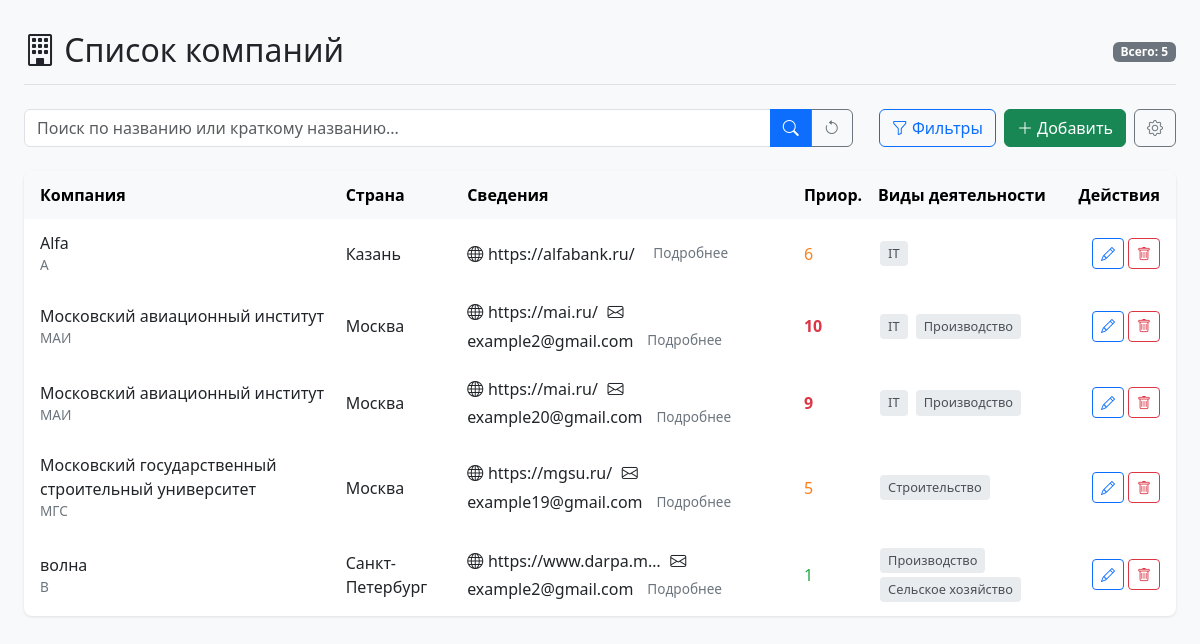
The app's page /, older data.
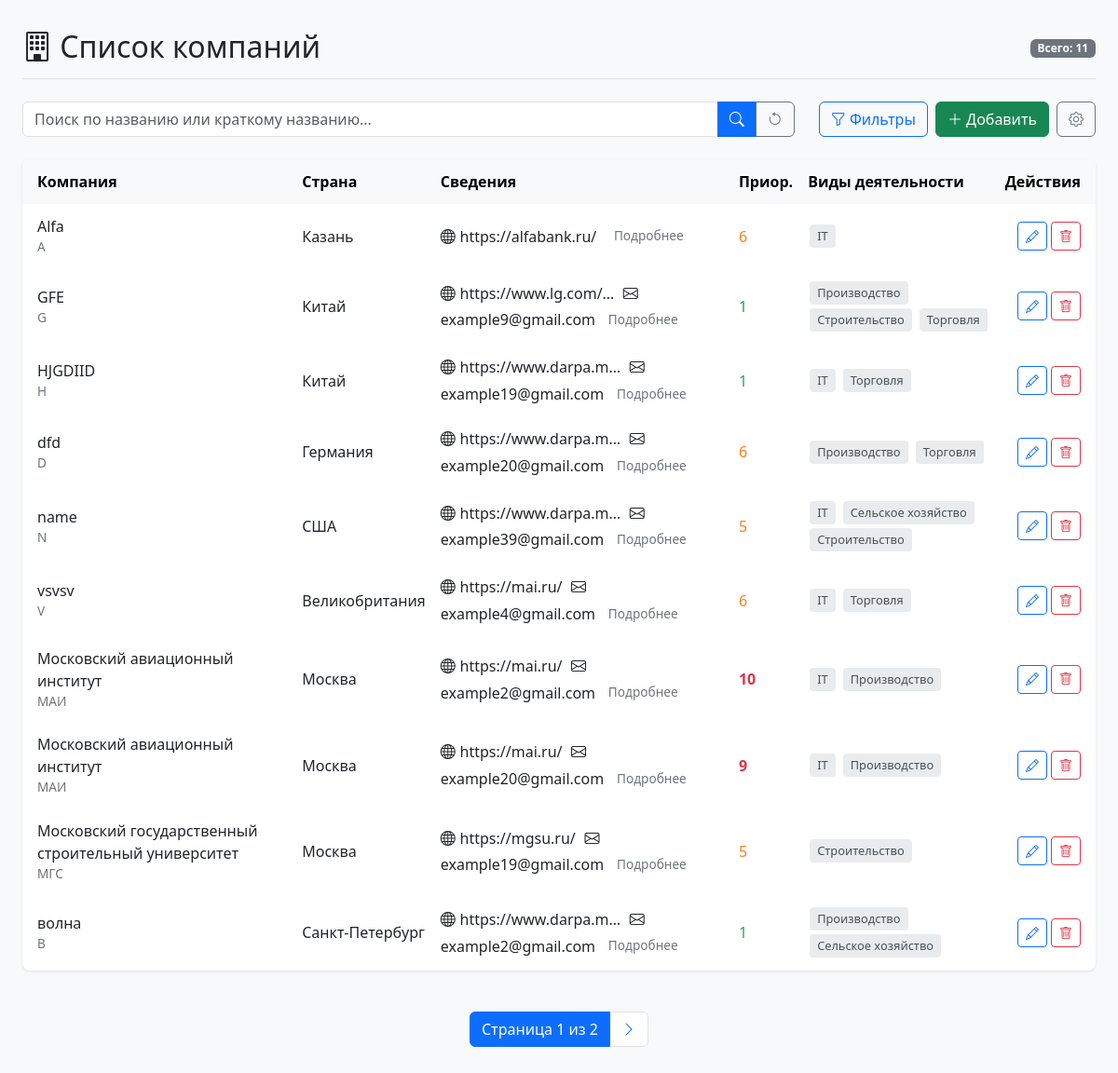
The same page, newer data.
### newapp/models.py (models this page shows, shortened)
class Company(models.Model):
    REGION_CHOICES = [
        ('Россия', 'Россия'),
        ('Франция', 'Франция'),
        ('Германия', 'Германия'),
        ('США', 'США'),
        ('Китай', 'Китай'),
        ('Япония', 'Япония'),
        ('Великобритания', 'Великобритания'),
        ('Италия', 'Италия'),
        ('Испания', 'Испания'),
        ('Канада', 'Канада'),
    ]
    name = models.CharField("Название", max_length=255, unique=True)
    short_name = models.CharField("Краткое название", max_length=50, blank=True, unique=True)
    region = models.CharField("Страна", max_length=100, choices=REGION_CHOICES)
    priority = models.IntegerField(
        "Приоритет",
        default=1,
        validators=[MinValueValidator(1), MaxValueValidator(10)]
    )
    website = models.URLField("Ссылка на сайт", blank=True)
    email = models.EmailField("Email", blank=True)
    activity_themes = models.ManyToManyField(
        ActivityTheme,
        verbose_name="Виды деятельности",
        blank=True
    )
    additional_contacts = models.TextField(
        "Доп. сведения",
        blank=True,
        help_text="Формат: Тип:значение (например, Telegram:@example)"
    )
    class Meta:
        verbose_name = "Компания"
        verbose_name_plural = "Компании"
        ordering = ['name']

class ActivityTheme(models.Model):
    name = models.CharField("Название вида деятельности", max_length=100, unique=True)
    class Meta:
        verbose_name = "Вид деятельности"
        verbose_name_plural = "Виды деятельности"
        ordering = ['name']

### newapp/views.py (the view)
# urls.py: path('', views.company_list, name='company_list'),
def company_list(request):
    search_query = request.GET.get('q', '')
    priority_filter = request.GET.get('priority', '')
    region_filter = request.GET.get('region', '')
    activity_filters = request.GET.getlist('activity')
    companies = Company.objects.all().distinct()
    all_activities = ActivityTheme.objects.all().order_by('name')
    if search_query:
        companies = companies.filter(
            Q(name__icontains=search_query) |
            Q(short_name__icontains=search_query)
        )
    if priority_filter and priority_filter.isdigit() and 1 <= int(priority_filter) <= 10:
        companies = companies.filter(priority=int(priority_filter))
    if region_filter:
        companies = companies.filter(region=region_filter)
    if activity_filters:
        companies = companies.filter(activity_themes__id__in=activity_filters).distinct()
    paginator = Paginator(companies, 10)
    page_number = request.GET.get('page')
    page_obj = paginator.get_page(page_number)
    return render(request, 'company_list.html', {
        'page_obj': page_obj,
        'search_query': search_query,
        'priority_filter': priority_filter,
        'region_filter': region_filter,
        'activity_filters': [int(a) for a in activity_filters],
        'regions': Company.REGION_CHOICES,
        'priority_range': range(1, 11),
        'all_activities': all_activities,
    })

### newapp/templates/company_list.html (shortened to what this page needs)
{% load static %}
<!DOCTYPE html>
<html>
<head>
    <link href="https://cdn.jsdelivr.net/npm/bootstrap@5.3.0/dist/css/bootstrap.min.css" rel="stylesheet">
    <link rel="stylesheet" href="{% static 'company_list/styles.css' %}">
    <link rel="stylesheet" href="https://cdn.jsdelivr.net/npm/bootstrap-icons@1.8.0/font/bootstrap-icons.css">
</head>
<body>
    <div class="container-fluid px-4 py-3">
        <div class="header-container mb-4">
            <a href="{% url 'company_list' %}" class="header-link">
                <h2 class="m-0"><i class="bi bi-building"></i> Список компаний</h2>
            </a>
            <div class="company-count">
                <span class="badge bg-secondary">Всего: {{ page_obj.paginator.count }}</span>
            </div>
        </div>
        <div class="controls-container mb-4">
            <form method="get" action="{% url 'company_list' %}" class="search-form flex-grow-1 me-3">
                <div class="input-group">
                    <input type="text" name="q" class="form-control"
                           placeholder="Поиск по названию или краткому названию..."
                           value="{{ search_query }}">
                    <button type="submit" class="btn btn-primary">
                        <i class="bi bi-search"></i>
                    </button>
                    <a href="?" class="btn btn-outline-secondary">
                        <i class="bi bi-arrow-counterclockwise"></i>
                    </a>
                </div>
            </form>
            <div class="buttons-container">
                <button class="btn btn-outline-primary me-2" data-bs-toggle="modal" data-bs-target="#filterModal">
                    <i class="bi bi-funnel"></i> Фильтры
                </button>
                <a href="{% url 'company_create' %}" class="btn btn-success">
                    <i class="bi bi-plus-lg"></i> Добавить
                </a>
                <a href="/admin/" class="btn btn-outline-secondary ms-2">
                    <i class="bi bi-gear"></i>
                </a>
            </div>
        </div>
        <div class="table-container mb-4">
            <table class="company-table w-100">
                <thead>
                    <tr class="table-light">
                        <th class="ps-3">Компания</th>
                        <th>Страна</th>
                        <th>Сведения</th>
                        <th>Приор.</th>
                        <th>Виды деятельности</th>
                        <th class="pe-3">Действия</th>
                    </tr>
                </thead>
                <tbody>
                    {% for company in page_obj %}
                    <tr>
                        <td class="ps-3">
                            <div class="company-name">{{ company.name }}</div>
                            <div class="company-shortname">
                                {% if company.short_name %}
                                    {{ company.short_name }}
                                {% else %}
                                    <span class="text-muted">Не указано</span>
                                {% endif %}
                            </div>
                        </td>
                        <td>{{ company.get_region_display }}</td>
                        <td>
                            <div class="collapsed-contacts">
                                {% if company.website %}
                                    <i class="bi bi-globe"></i> <span>{{ company.website|truncatechars:20 }}</span><br>
                                {% endif %}
                                {% if company.email %}
                                    <i class="bi bi-envelope"></i> {{ company.email|truncatechars:20 }}
                                {% endif %}
                                <button class="btn btn-link p-0 ms-2 details-btn"
                                        data-bs-toggle="modal"
                                        data-bs-target="#contactsModal"
                                        data-website="{% if company.website %}{{ company.website }}{% endif %}"
                                        data-email="{% if company.email %}{{ company.email }}{% endif %}"
                                        data-additional="{% if company.additional_contacts %}{{ company.additional_contacts }}{% endif %}">
                                    Подробнее
                                </button>
                            </div>
                        </td>
                        <td>
                            <span class="{% if company.priority >= 7 %}priority-high{% elif company.priority >= 4 %}priority-medium{% else %}priority-low{% endif %}">
                                {{ company.priority }}
                            </span>
                        </td>
                        <td>
                            {% for activity in company.activity_themes.all %}
                                <span class="activity-badge">
                                    {{ activity.name }}
                                </span>
                            {% empty %}
                                <span class="text-muted">—</span>
                            {% endfor %}
                        </td>
                        <td class="pe-3">
                            <div class="action-buttons">
                                <a href="{% url 'company_edit' company.pk %}" class="btn btn-sm btn-outline-primary"
                                   title="Редактировать">
                                    <i class="bi bi-pencil"></i>
                                </a>
                                <a href="{% url 'company_delete' company.pk %}" class="btn btn-sm btn-outline-danger ms-1"
                                   title="Удалить">
                                    <i class="bi bi-trash"></i>
                                </a>
                            </div>
                        </td>
                    </tr>
                    {% empty %}
                    <tr>
                        <td colspan="6" class="text-center py-4 text-muted">
                            <i class="bi bi-exclamation-circle"></i> Нет компаний
                        </td>
                    </tr>
                    {% endfor %}
                </tbody>
            </table>
        </div>
        {% if page_obj.paginator.num_pages > 1 %}
        <div class="d-flex justify-content-center">
            <nav aria-label="Page navigation">
                <ul class="pagination">
                    <li class="page-item active">
                        <span class="page-link">
                            Страница {{ page_obj.number }} из {{ page_obj.paginator.num_pages }}
                        </span>
                    </li>
                    {% if page_obj.has_next %}
                    <li class="page-item">
                        <a class="page-link" href="?page={{ page_obj.next_page_number }}">
                            <i class="bi bi-chevron-right"></i>
                        </a>
                    </li>
                    {% endif %}
                </ul>
            </nav>
        </div>
        {% endif %}
    </div>
</body>
</html>

### newapp/static/company_list/styles.css (style rules this page uses)
body { background-color: #f8f9fa; font-family: 'Segoe UI', Tahoma, Geneva, Verdana, sans-serif; }
.container-fluid { max-width: 1400px; padding: 0 20px; }
.header-container { display: flex; justify-content: space-between; align-items: center; padding: 15px 0; border-bottom: 1px solid #dee2e6; }
.header-link { text-decoration: none; color: #212529; transition: color 0.2s; }
.table-container { background-color: white; border-radius: 8px; box-shadow: 0 1px 3px rgba(0, 0, 0, 0.1); overflow: hidden; }
.company-table { margin-bottom: 0; }
.company-table th { padding: 12px 8px; font-weight: 600; background-color: #f8f9fa; }
.company-table td { padding: 12px 8px; vertical-align: middle; }
.company-name { font-weight: 500; }
.company-shortname { font-size: 0.85rem; color: #6c757d; }
.priority-low { color: #28a745; font-weight: 500; }
.priority-medium { color: #fd7e14; font-weight: 500; }
.priority-high { color: #dc3545; font-weight: 600; }
.activity-badge { display: inline-block; padding: 3px 8px; background-color: #e9ecef; color: #495057; border-radius: 4px; font-size: 0.8rem; margin: 2px; }
.action-buttons { display: flex; justify-content: flex-end; }
.pagination { margin: 20px 0; }
.page-link { min-width: 40px; text-align: center; }
.controls-container { display: flex; justify-content: space-between; align-items: center; flex-wrap: wrap; gap: 10px; }
.search-form { flex-grow: 1; min-width: 250px; }
.buttons-container { display: flex; }
.details-btn { font-size: 0.85rem; text-decoration: none; color: #6c757d; vertical-align: baseline; }
.collapsed-contacts { display: flex; flex-wrap: wrap; align-items: center; gap: 0.3rem; }

Row changes from the older to the newer data that the page shows:
added Company: name "GFE", short_name "G", region "Китай", website "https://www.lg.com/…", email "example9@gmail.com", priority "1", ActivityTheme (name "Производство"), ActivityTheme (name "Строительство")
now on this page (row unchanged): ActivityTheme: name "Торговля"
added Company: name "HJGDIID", short_name "H", region "Китай", website "https://www.darpa.m…", email "example19@gmail.com", priority "1", ActivityTheme (name "IT")
added Company: name "dfd", short_name "D", region "Германия", website "https://www.darpa.m…", email "example20@gmail.com", priority "6", ActivityTheme (name "Производство")
added Company: name "name", short_name "N", region "США", website "https://www.darpa.m…", email "example39@gmail.com", priority "5", ActivityTheme (name "IT"), ActivityTheme (name "Сельское хозяйство"), ActivityTheme (name "Строительство")
added Company: name "vsvsv", short_name "V", region "Великобритания", website "https://mai.ru/", email "example4@gmail.com", priority "6", ActivityTheme (name "IT")
Text that changed along with them:
{{ page_obj.paginator.count }}: "5" → "11"
{{ page_obj.number }}: (not shown) → "1"
{{ page_obj.paginator.num_pages }}: (not shown) → "2"
text now shown: "Страница из"
